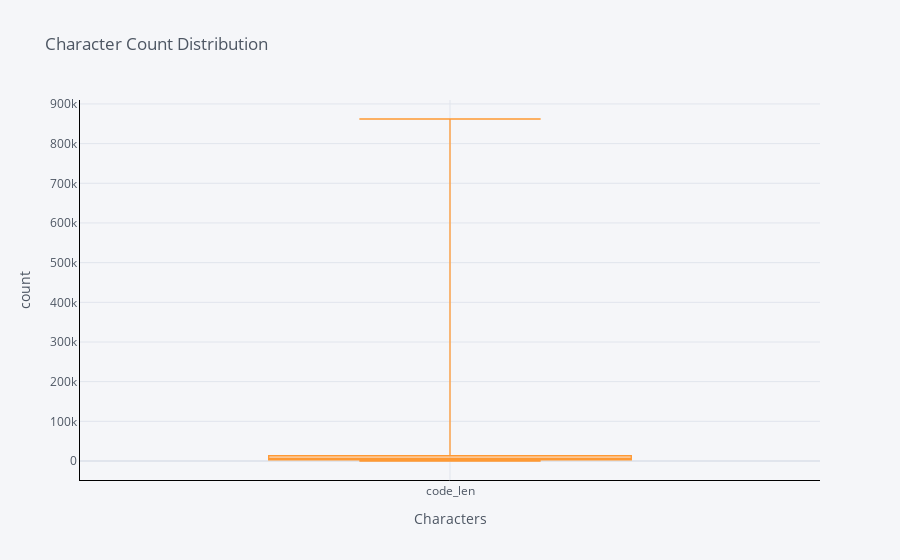

Notebook cell for this chart:
### Code cell
test_df['code_len'].iplot(
    kind='box',
    xTitle='Characters',
    linecolor='black',
    yTitle='count',
    title='Character Count Distribution')

### Figure 1 — Plotly figure (JSON) as saved in the notebook; plotly's stock layout.template omitted (floating-point values rounded to 4 significant figures; data arrays with more than 128 entries replaced by an {"elided": "..."} marker saying what was removed)
{"data": [{"boxpoints": false, "line": {"width": 1.3}, "marker": {"color": "rgba(255, 153, 51, 1.0)"}, "name": "code_len", "orientation": "v", "type": "box", "y": {"elided": "1734 int values"}}], "layout": {"legend": {"bgcolor": "#F5F6F9", "font": {"color": "#4D5663"}}, "paper_bgcolor": "#F5F6F9", "plot_bgcolor": "#F5F6F9", "title": {"font": {"color": "#4D5663"}, "text": "Character Count Distribution"}, "xaxis": {"gridcolor": "#E1E5ED", "linecolor": "black", "showgrid": true, "tickfont": {"color": "#4D5663"}, "title": {"font": {"color": "#4D5663"}, "text": "Characters"}, "zerolinecolor": "#E1E5ED"}, "yaxis": {"gridcolor": "#E1E5ED", "linecolor": "black", "showgrid": true, "tickfont": {"color": "#4D5663"}, "title": {"font": {"color": "#4D5663"}, "text": "count"}, "zerolinecolor": "#E1E5ED"}}}
